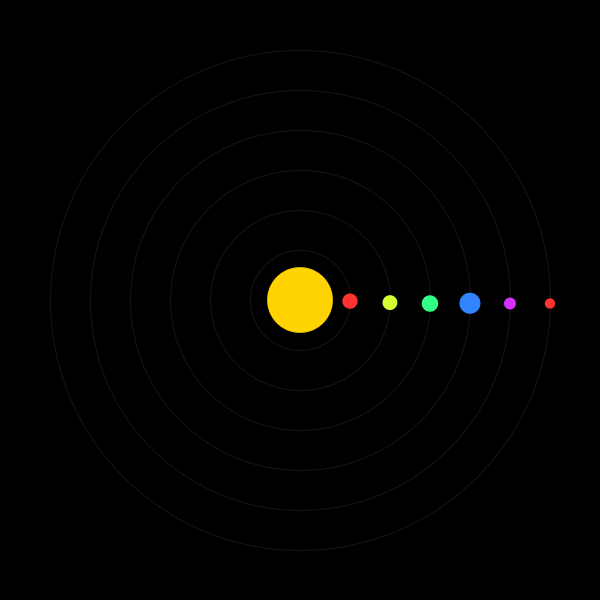
Frame 1 (no input)
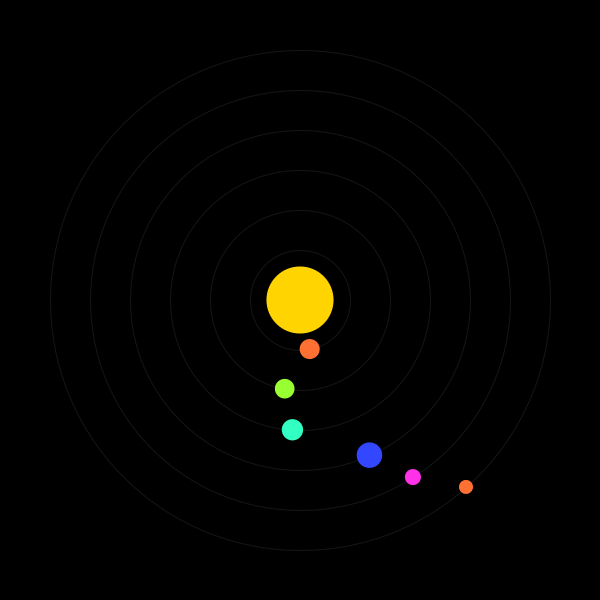
Frame 60 (the mouse pressed at the canvas centre just before this capture)
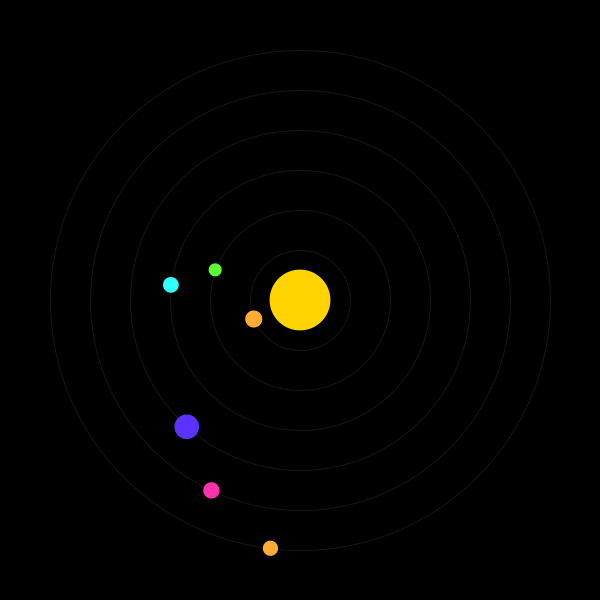
Frame 120 (the mouse held since frame 60 and released just before this capture)

The Processing sketch that drew these frames (run headless with seeded random() and noise(); from frame 60 on, the mouse is pressed at the canvas centre):

// Processing sketch: E3_Movimiento
// ── E3_Movimiento.pde
// Sistema solar en movimiento
//Laura Hurtado - 202213259

int numPlanetas = 6;
float[] radios = new float[numPlanetas];
float[] velocidades = new float[numPlanetas];
float[] tamanos = new float[numPlanetas];
color[] colores = new color[numPlanetas];

void setup() {
//Tamaño del canva
  size(600, 600);
// Either RGB or HSB, corresponding to Red/Green/Blue and Hue/Saturation/Brightness
  colorMode(HSB, 360, 100, 100); // HSB para colores más expresivos

  // Inicializamos los valores
  for (int i = 0; i < numPlanetas; i++) {
    //map() distribuirlos desde 50 hasta 250 píxeles desde el centro.
    radios[i] = map(i, 0, numPlanetas-1, 50, 250); // Distancia del centro
    velocidades[i] = random(0.01, 0.03); // Velocidad angular
    tamanos[i] = random(10, 30); // Tamaños iniciales
    colores[i] = color(map(i, 0, numPlanetas-1, 0, 360), 80, 80); // Tonos distintos
  }
}

void draw() {
  background(0);
  
  // Orbitas
  stroke(255, 30);
  noFill();
  for (int i = 0; i < numPlanetas; i++) {
    ellipse(width/2, height/2, radios[i]*2, radios[i]*2);
  }

  // Sol central pulsante
  //frameCount: oscilción suave
  //frameCount: cuenta cuántos frames han pasado desde que empezó el programa.
  float pulso = map(sin(frameCount * 0.05), -1, 1, 50, 80);
  fill(50, 100, 100);
  noStroke();
  ellipse(width/2, height/2, pulso, pulso);

  // Movimiento de planetas
  for (int i = 0; i < numPlanetas; i++) {
    float angulo = frameCount * velocidades[i];
    float x = width/2 + radios[i] * cos(angulo);
    float y = height/2 + radios[i] * sin(angulo);
    
    // pulso de planetas
    float sizeMod = map(sin(frameCount * velocidades[i]), -1, 1, tamanos[i] - 5, tamanos[i] + 5);
    
    // Cambio de color 
    //hue() es una función que extrae el valor del tono (color base) de un color que está en el modo de color HSB (Hue, Saturation, Brightness).
    float tono = (hue(colores[i]) + frameCount * 0.3) % 360;
    fill(tono, 80, 100);
    
    ellipse(x, y, sizeMod, sizeMod);
  }
}

//Decidi hacer el sistema solar ya que primero me deja aplicar muchas de las funciones aprendidas hasta el momento 
//y agregar map() y colormode(), adicionalemte es una composición completa en la que se puede
//visualizar como va cambiando desde color y forma en los elementos que componen el espacio.
